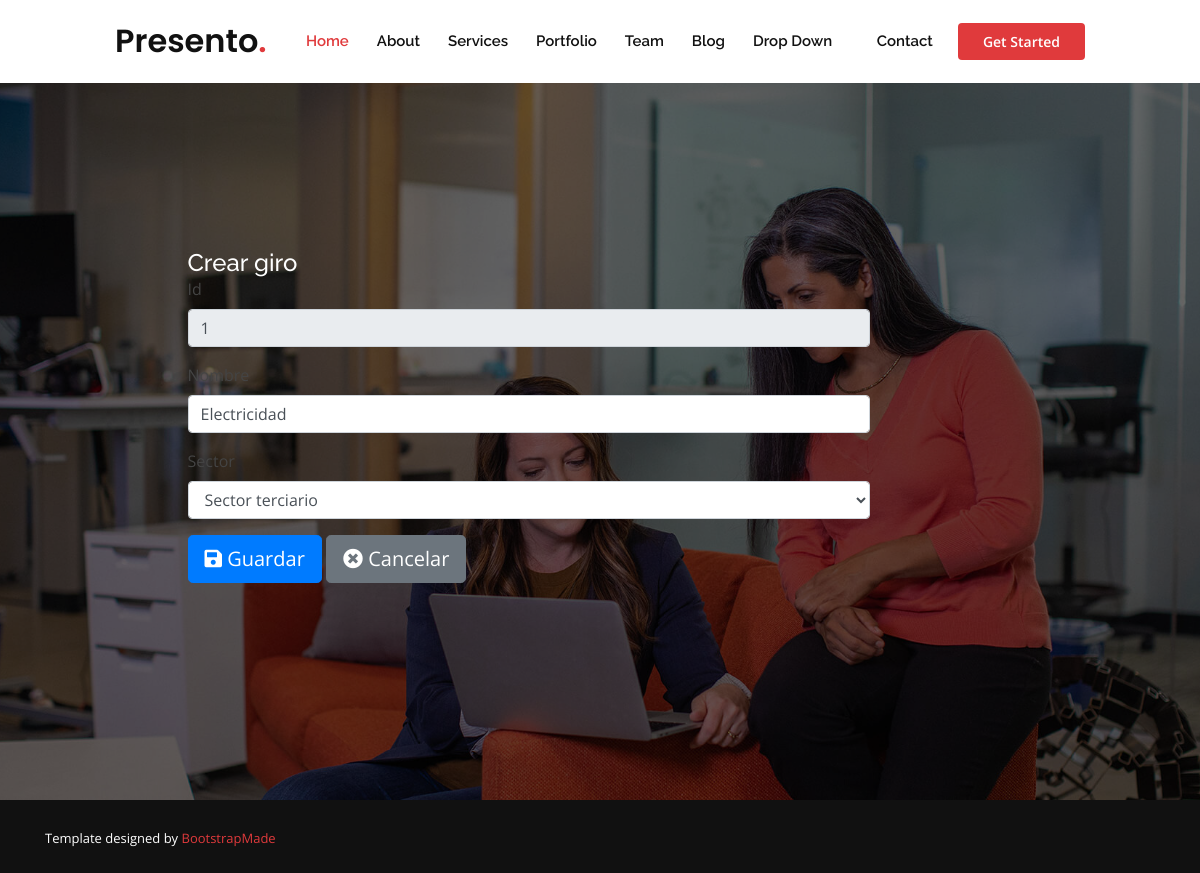
The app's page /giros/giro/1, older data.
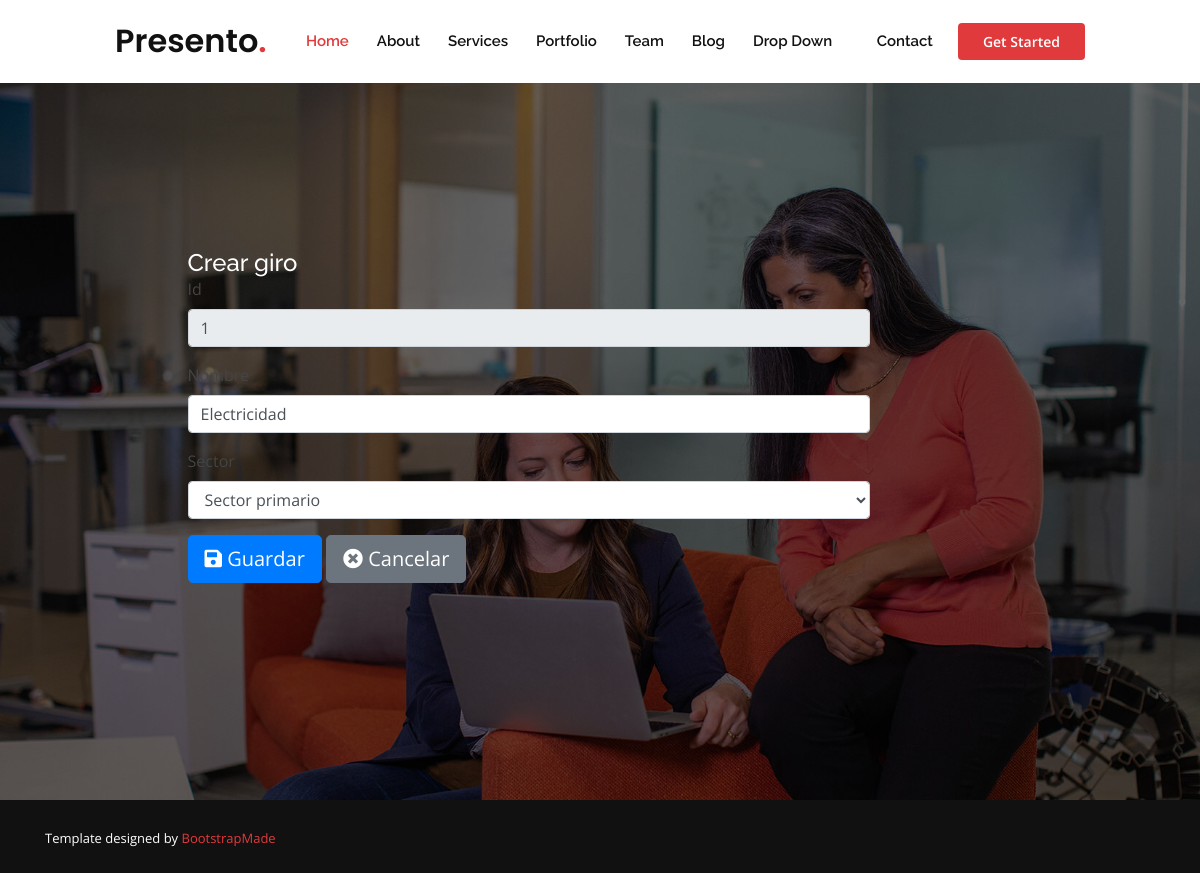
The same page, newer data.
### giros/models.py (models this page shows, shortened)
class Giro(models.Model):
    SECTOR = (
        ('SP', 'Sector primario'),
        ('SS', 'Sector secundario'),
        ('ST', 'Sector terciario'),
    )
    idGiro = models.PositiveIntegerField(primary_key=True, validators=[MinValueValidator(1), MaxValueValidator(99)])
    nombreGiro = models.CharField(max_length=100)
    sector = models.CharField(choices=SECTOR, max_length=2)

### giros/views.py (the view)
# urls.py: path('giro/<int:pk>', ModificarGiro.as_view(), name = 'modificar_giro'),
class ModificarGiro(UpdateView):
    model = Giro
    form_class = UpdateGiroForm
    template_name = 'giros/crear_giro.html'
    success_url = reverse_lazy('giros:administrar_giros')
    success_message = 'Cuenta creada con éxito'

### giros/forms.py
class UpdateGiroForm(forms.ModelForm):
    idGiro= forms.IntegerField(widget=forms.TextInput(attrs={'class': 'form-control','readonly':'True'}))
    class Meta:
        model = Giro
        fields = [
        'idGiro',
        'nombreGiro',
        'sector',
        ]
        labels = {
        'idGiro' : 'Id',
        'nombreGiro' : 'Nombre',
        'sector' : 'Sector',
        }
        widgets = {
        'nombreGiro' : forms.TextInput(attrs={'class': 'form-control'}),
        'sector' : forms.Select(attrs={'class': 'form-control'}),
        }

### templates/giros/crear_giro.html (shortened to what this page needs)
{% extends 'base/base.html' %}
{% block content %}
<!doctype html>
<div class="container">
    <div class="row mt-3">
      <div class="col-md-9 mx-auto">
        <div>
					<h2>Crear giro</h2>
					<form method="POST">
            <div class="row">
							<div class="col-md-10 col-md-offset-2">
								<div class="form-group">
									<label >Id</label>
									{{ form.idGiro }}
								</div>
							</div>
						</div>
            <div class="row">
							<div class="col-md-10 col-md-offset-2">
								<div class="form-group">
									<label >Nombre</label>
									{{ form.nombreGiro }}
								</div>
							</div>
						</div>
            <div class="row">
							<div class="col-md-10 col-md-offset-2">
								<div class="form-group">
									<label>Sector</label>
									{{ form.sector }}
								</div>
							</div>
						</div>
						<div class="row">
							<div class="col-md-10 col-md-offset-2">
								<div align= "left" class="btn_crear mb-3">
									<button class="btn btn-primary btn-lg" type="submit"><i class="fas fa-save"></i> Guardar</button>
                  <a type="button" class="btn btn-secondary btn-lg" href="javascript:window.history.back();"><i class="fas fa-times-circle"></i> Cancelar</a>
								</div>
							</div>
						</div>
					</form>
				</div>
			</div>
		</div>
	</div>
{% endblock %}

Row changes from the older to the newer data that the page shows:
changed Giro "Electricidad": sector "Sector terciario" → "Sector primario"
